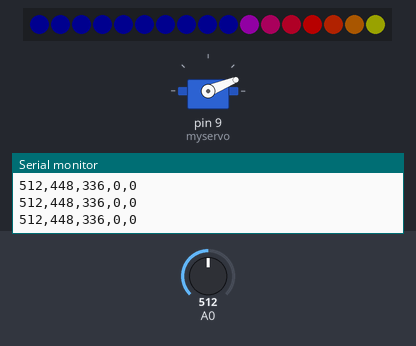
This sketch was run on a simulated Arduino Uno, built with avr-gcc and run on an emulated ATmega328P. On the bench: servo, 17 RGB LEDs in strip order, left to right, the last lines printed to the serial monitor. The inputs (shaded band) are chosen by the test bench; at power-on: A0 = 512. Dim RGB values are drawn brighter than linear.

Above: at 3.8 s.
3.9 s: A0 set to 10
At 7.74 s:
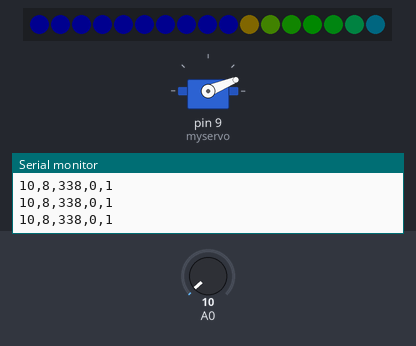
8.4 s: A0 set to 89
At 8.87 s:
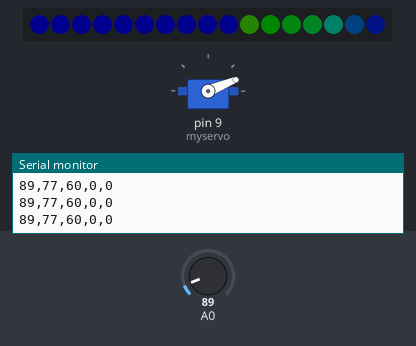
10.0 s: A0 set to 109
At 11.65 s:
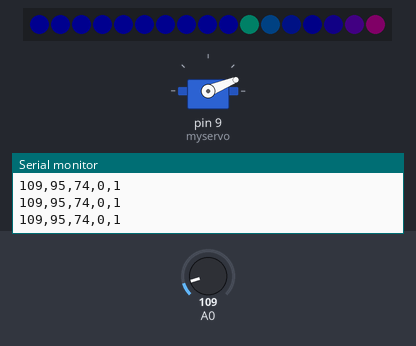
12.3 s: A0 set to 6
At 12.78 s:
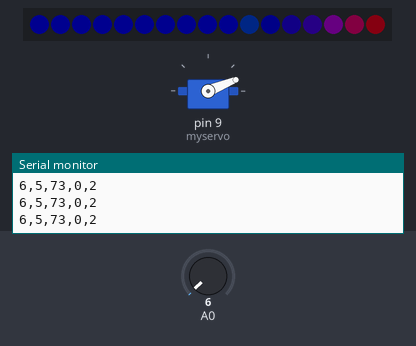

The sketch:

PulseFlower.ino
```cpp
/*

  Heart Pulse Flower
  Version 0.1

  electromechanical flower opens when heart beat synchronizes
  for signal processing traces see serial plotter window

  uses Arduino Uno
  connect neopixel strip to pin 2
  servo for opening the flower to pin 9
  and Pulse sensor to anlog input A0

  thanks to the Puzzlebox Bloom project for the great OpenSCAD flower 3d-model
  for 3d-print files see: https://www.thingiverse.com/thing:618490

*/

#include <Servo.h>
#include <Adafruit_NeoPixel.h>
#include <avr/power.h>

#define PIN 2
#define PIXELS_STRIP 10
#define PIXELS_FLOWER 7
#define SERVO_CLOSED 22
#define SERVO_OPENED 90
#define MILLIS_SAMPLE 20  // about 50 Hz sampling rate
#define AVG_LEN 8         // 8 samples for averager
#define PEAK_LEN 200      // 200 samples = 2 seconds sample buffer
#define MIN_FLOWERBRIGHTNESS 10
#define ADD_BRIGHTNESS 25

#define RISING 0
#define FALLING 1

#define STATE_CLOSED  0
#define STATE_OPENING 1
#define STATE_OPENED  2
#define STATE_CLOSING 3


Adafruit_NeoPixel strip = Adafruit_NeoPixel(PIXELS_STRIP + PIXELS_FLOWER, PIN, NEO_GRB + NEO_KHZ800);
uint16_t avgbuf[AVG_LEN]={0};
uint16_t peakbuf[PEAK_LEN]={0};


Servo myservo;  // create servo object to control a servo
// twelve servo objects can be created on most boards

void setup() {
  Serial.begin(115200);
  myservo.attach(9);  // attaches the servo on pin 9 to the servo object
  myservo.write(SERVO_CLOSED);  // attaches the servo on pin 9 to the servo object
  delay(1000);
  strip.begin();
  strip.show(); // Initialize all pixels to 'off'

  for (int i=0;i<AVG_LEN;i++)
    avgbuf[i]=0;
  for (int i=0;i<PEAK_LEN;i++)
    peakbuf[i]=0;
}

uint32_t counter =0;
int pos = SERVO_CLOSED;        // variable to store the servo position
uint8_t state = STATE_CLOSED;  // variable to store the servo position
uint8_t bypass_servo=0,old_servo=0;
int rainbowspeed=3;
int waitcnt=0;
uint16_t actsample=0, averaged_sample=0, last_sample;
uint16_t actpeak=0;
uint32_t last_timestamp=0;
uint8_t avgpos=0;
uint16_t peakpos=0;
uint32_t avgsum=0;
uint16_t peak_max=0,peak_min=1024,pulse_threshold=0;
uint8_t signalstate=0,last_signalstate=0;
uint8_t peak_detected=0;
uint8_t flower_brightness=128;


void loop() {

  counter=(counter+1) % 5000;

  switch (state) {

    case STATE_CLOSED:  // flower closed, wait for reopen
            bypass_servo=1;
            rainbowspeed=1;
            break;

    case STATE_OPENING: // flower opening
            bypass_servo=0;
            if (!(counter % 25)) {
                if (pos<SERVO_OPENED)
                  pos++;
                else state=STATE_OPENED;
            }
            break;

    case STATE_OPENED: // flower opened, wait for closing
            bypass_servo=1;
            rainbowspeed=2;
            if (flower_brightness < 150)
                  state=STATE_CLOSING;
            break;

    case STATE_CLOSING:  // flower closing
            bypass_servo=0;
            if (!(counter % 25)) {
              if (pos>SERVO_CLOSED) {
                pos--;
              } else state=STATE_CLOSED;
            }
            break;
  }

  if ( bypass_servo ) {
    if ( !old_servo ) myservo.detach();
    if (!(counter % 20)) {
      rainbowCycle();
      strip.show();
    }
  }
  else {
    if ( old_servo ) myservo.attach(9);
    if (!(counter % 5)) myservo.write(pos);
    if (!(counter % 20)) {
      rainbowCycle();
      strip.show();
    }
  }

  if (!(counter % 20)) {
    if (flower_brightness>MIN_FLOWERBRIGHTNESS)
      flower_brightness--;
  }


  old_servo=bypass_servo;

  if (millis()-last_timestamp > MILLIS_SAMPLE) {
    last_timestamp=millis();
    actsample=analogRead(0);

    avgbuf[avgpos]=actsample;
    avgpos=(avgpos+1) % AVG_LEN;

    avgsum+=actsample;
    avgsum-=avgbuf[avgpos];

    averaged_sample=avgsum/AVG_LEN;

    peakbuf[peakpos]=averaged_sample;
    peakpos=(peakpos+1) % PEAK_LEN;

    uint8_t st=RISING,ost=RISING,peakcount;
    peak_max=0;peak_min=1024;peakcount=0;
    for (int i=0;i<PEAK_LEN-1;i++) {
      if (peak_max<peakbuf[i]) peak_max=peakbuf[i];
      if (peak_min>peakbuf[i]) peak_min=peakbuf[i];
      if (peakbuf[i]>peakbuf[i+1]) st=RISING; else st=FALLING;
      if ((ost != FALLING) && (st=FALLING) && (peakbuf[i]>pulse_threshold))
         peakcount++;
      ost=st;
    }
    pulse_threshold=peak_max-(peak_max-peak_min)/4;

    if (last_sample<averaged_sample) signalstate=RISING;
    else {
       signalstate=FALLING;
       if ((last_signalstate != FALLING) && (averaged_sample > pulse_threshold)
           && (peakcount>=2) && (peakcount<12)  && (peak_max - peak_min>20))
          peak_detected=20;
    }

    if (peak_detected) {
       peak_detected--;

       if (!peak_detected) {
         if (flower_brightness<215) {
           flower_brightness+=ADD_BRIGHTNESS;
         } else {
           flower_brightness = 255;
           if (state!=STATE_OPENING) state=STATE_OPENING;
         }
       }
    }

    last_sample=averaged_sample;
    last_signalstate=signalstate;

    Serial.print(actsample);
    Serial.print(",");
    Serial.print(averaged_sample);
    Serial.print(",");
    Serial.print(pulse_threshold);
    Serial.print(",");
    Serial.print(peak_detected);
    Serial.print(",");
    Serial.println(peakcount);

  }
  delay (2);
}


void rainbowCycle() {
  uint16_t i;
  uint32_t actcol;
  static uint16_t j=0;
  j=j+rainbowspeed; if (j>1280) j-=1280;
  for(i=0; i< strip.numPixels(); i++) {
    if (i<PIXELS_STRIP) {
      if (peak_detected) {
        int br=peak_detected-i;
        if (br>10) br=20-br;
        if (br<0) br=0;
        br*=4;
        if (br==0) actcol= (((uint32_t) 0)<< 16 )+ (((uint32_t) 10) << 0) + ((uint32_t) 5);
        else actcol= (((uint32_t) br*2)<< 16 )+ (((uint32_t) br) << 8);

      } else { /*
        actcol=Wheel(((i * 256 / strip.numPixels()) + j) & 255);
        uint8_t r=(actcol>>16) & 0xff;
        uint8_t g=(actcol>>8) & 0xff;
        uint8_t b=actcol&0xff;
        r>>=3; g>>=3; b>>=3;
        actcol= (((uint32_t) r)<< 16 )+ (((uint32_t) g) << 8) + ((uint32_t) b); */
        actcol= (((uint32_t) 0)<< 16 )+ (((uint32_t) 10) << 0) + ((uint32_t) 5);

      }
    } else {
      actcol=Wheel(((i * 256 / strip.numPixels()) + j) & 255);
      uint32_t r=(actcol>>16) & 0xff;
      uint32_t g=(actcol>>8) & 0xff;
      uint32_t b=actcol&0xff;
      r*=flower_brightness;r>>=8;
      g*=flower_brightness;g>>=8;
      b*=flower_brightness;b>>=8;
      actcol= (((uint32_t) r)<< 16 )+ (((uint32_t) g) << 8) + ((uint32_t) b);

    }
    strip.setPixelColor(i, actcol);
  }
}

// Input a value 0 to 255 to get a color value.
// The colours are a transition r - g - b - back to r.
uint32_t Wheel(byte WheelPos) {
  WheelPos = 255 - WheelPos;
  if(WheelPos < 85) {
    return strip.Color(255 - WheelPos * 3, 0, WheelPos * 3);
  }
  if(WheelPos < 170) {
    WheelPos -= 85;
    return strip.Color(0, WheelPos * 3, 255 - WheelPos * 3);
  }
  WheelPos -= 170;
  return strip.Color(WheelPos * 3, 255 - WheelPos * 3, 0);
}
```

Measured:
- the behaviour switches between 99 and 100 on A0 (found by bisection; images 2 and 3)
